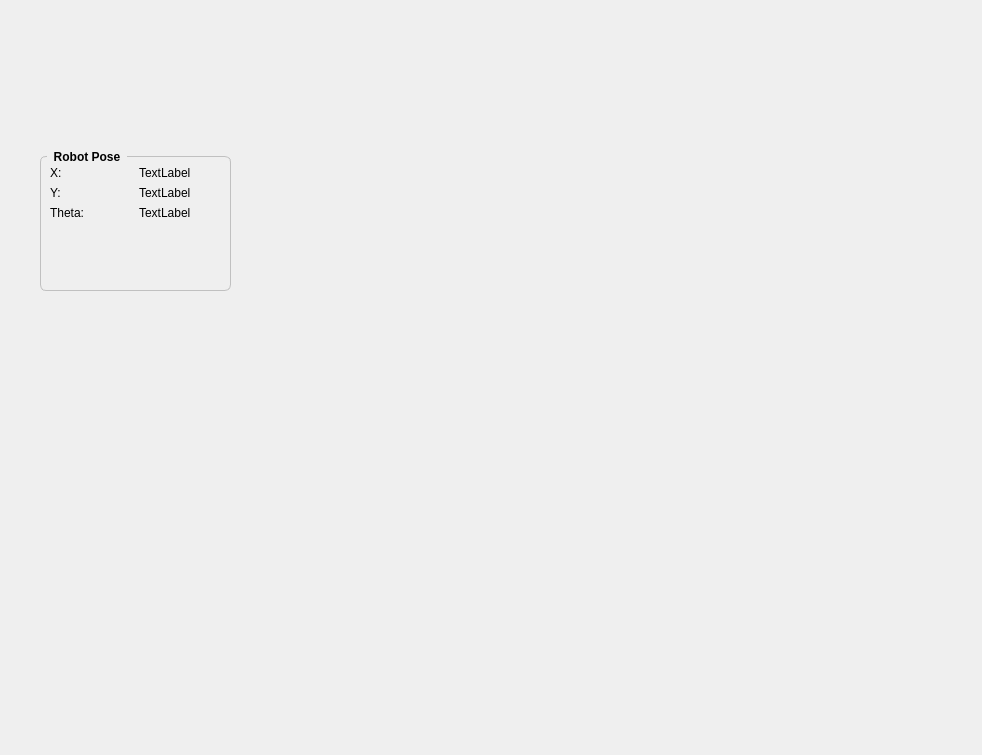
<?xml version="1.0" encoding="UTF-8"?>
<ui version="4.0">
 <class>Form</class>
 <widget class="QWidget" name="Form">
  <property name="geometry">
   <rect>
    <x>0</x>
    <y>0</y>
    <width>982</width>
    <height>755</height>
   </rect>
  </property>
  <property name="windowTitle">
   <string>Form</string>
  </property>
  <widget class="QGroupBox" name="groupBox">
   <property name="geometry">
    <rect>
     <x>40</x>
     <y>150</y>
     <width>191</width>
     <height>141</height>
    </rect>
   </property>
   <property name="styleSheet">
    <string notr="true">QGroupBox {
    font: bold;
    border: 1px solid silver;
    border-radius: 6px;
    margin-top: 6px;
}

QGroupBox::title {
    subcontrol-origin: margin;
    left: 7px;
    padding: 0px 5px 0px 5px;
}</string>
   </property>
   <property name="title">
    <string>Robot Pose</string>
   </property>
   <layout class="QVBoxLayout" name="verticalLayout_2">
    <item>
     <layout class="QGridLayout" name="gridLayout_2">
      <item row="2" column="1">
       <widget class="QLabel" name="poseTheta">
        <property name="text">
         <string>TextLabel</string>
        </property>
       </widget>
      </item>
      <item row="0" column="0">
       <widget class="QLabel" name="label_2">
        <property name="text">
         <string>X:</string>
        </property>
       </widget>
      </item>
      <item row="1" column="1">
       <widget class="QLabel" name="poseY">
        <property name="text">
         <string>TextLabel</string>
        </property>
       </widget>
      </item>
      <item row="2" column="0">
       <widget class="QLabel" name="label_6">
        <property name="text">
         <string>Theta:</string>
        </property>
       </widget>
      </item>
      <item row="1" column="0">
       <widget class="QLabel" name="label_4">
        <property name="text">
         <string>Y:</string>
        </property>
       </widget>
      </item>
      <item row="0" column="1">
       <widget class="QLabel" name="poseX">
        <property name="text">
         <string>TextLabel</string>
        </property>
       </widget>
      </item>
     </layout>
    </item>
    <item>
     <spacer name="verticalSpacer">
      <property name="orientation">
       <enum>Qt::Vertical</enum>
      </property>
      <property name="sizeHint" stdset="0">
       <size>
        <width>20</width>
        <height>40</height>
       </size>
      </property>
     </spacer>
    </item>
   </layout>
  </widget>
 </widget>
 <resources/>
 <connections/>
</ui>
